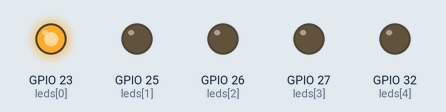
Simulated run of this sketch. Board: ESP32. Shown: output pins drawn as LEDs (lit = HIGH).

Above: at 0.1 s.
At 0.9 s:
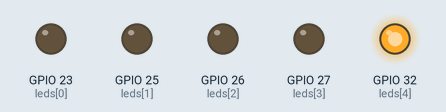
At 1.1 s:
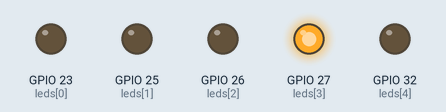
At 2.1 s:
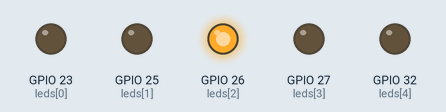
At 3.5 s:
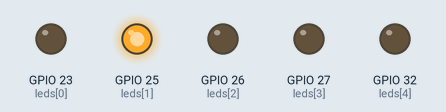
Timing chart, 0 to 3.8 s (numbered marks = the images above):
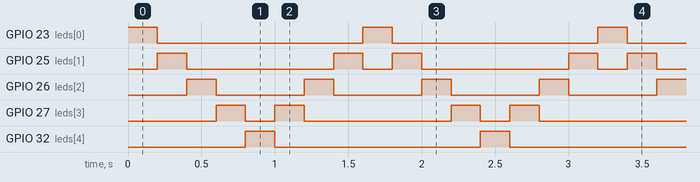

The sketch:

LED_3.ino
```cpp
// GPIO-Pins, an die die LED's angeschlossen sind
const int leds[] = {23, 25, 26, 27, 32};
const int numLEDs = 5;

void setup() {
  // Alle Pins als Ausgänge festlegen
  for(int i = 0; i < numLEDs; i++) {
    pinMode(leds[i], OUTPUT);
  }
}

void loop() {
  // LEDs von vorne nach hinten
  for(int i = 0; i < numLEDs; i++) {
    digitalWrite(leds[i], HIGH);   // LED an
    delay(200);                  // kurze Pause
    digitalWrite(leds[i], LOW); // LED aus
  }

  // LEDs von hinten nach vorne
  for(int i = numLEDs-2; i > 0; i--) {  // -2 und > 0 damit die äußeren LEDs nicht doppelt blinken
      digitalWrite(leds[i], HIGH);     // LED an
    delay(200);                      // kurze Pause
    digitalWrite(leds[i], LOW);     // LED aus
  }
}
```

Measured:
- by itself, GPIO 23 (leds[0]), GPIO 32 (leds[4]): alternates HIGH for 0.20 s and LOW for 1.4 s
- by itself, GPIO 25 (leds[1]): repeats every 1.6 s: LOW 1.0 s, HIGH 0.20 s, LOW 0.20 s, HIGH 0.20 s
- by itself, GPIO 26 (leds[2]): alternates HIGH for 0.20 s and LOW for 0.60 s
- by itself, GPIO 27 (leds[3]): repeats every 1.6 s: LOW 0.20 s, HIGH 0.20 s, LOW 1.0 s, HIGH 0.20 s
